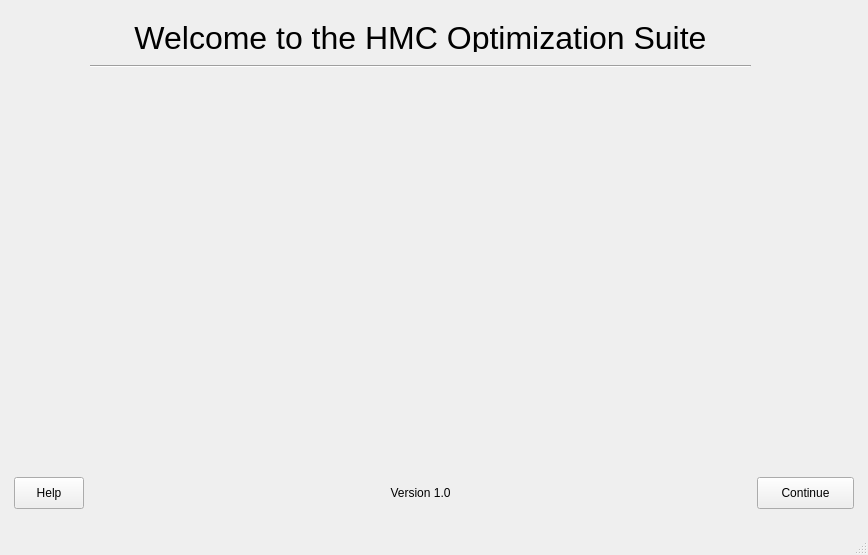
<?xml version="1.0" encoding="UTF-8"?>
<ui version="4.0">
 <class>MainWindow</class>
 <widget class="QMainWindow" name="MainWindow">
  <property name="geometry">
   <rect>
    <x>0</x>
    <y>0</y>
    <width>868</width>
    <height>555</height>
   </rect>
  </property>
  <property name="windowTitle">
   <string>MainWindow</string>
  </property>
  <widget class="QWidget" name="centralwidget">
   <layout class="QGridLayout" name="gridLayout_2">
    <item row="0" column="0">
     <layout class="QGridLayout" name="gridLayout">
      <item row="0" column="1">
       <widget class="QLabel" name="label">
        <property name="sizePolicy">
         <sizepolicy hsizetype="Maximum" vsizetype="Fixed">
          <horstretch>0</horstretch>
          <verstretch>0</verstretch>
         </sizepolicy>
        </property>
        <property name="maximumSize">
         <size>
          <width>751</width>
          <height>29</height>
         </size>
        </property>
        <property name="font">
         <font>
          <pointsize>24</pointsize>
         </font>
        </property>
        <property name="text">
         <string>Welcome to the HMC Optimization Suite</string>
        </property>
        <property name="alignment">
         <set>Qt::AlignCenter</set>
        </property>
       </widget>
      </item>
      <item row="2" column="1">
       <widget class="QLabel" name="hmcWorld">
        <property name="sizePolicy">
         <sizepolicy hsizetype="Maximum" vsizetype="Maximum">
          <horstretch>0</horstretch>
          <verstretch>0</verstretch>
         </sizepolicy>
        </property>
        <property name="maximumSize">
         <size>
          <width>661</width>
          <height>391</height>
         </size>
        </property>
        <property name="text">
         <string/>
        </property>
        <property name="pixmap">
         <pixmap>hmcWorld.png</pixmap>
        </property>
        <property name="scaledContents">
         <bool>true</bool>
        </property>
       </widget>
      </item>
      <item row="3" column="0">
       <widget class="QPushButton" name="pushButtonHelp">
        <property name="sizePolicy">
         <sizepolicy hsizetype="Maximum" vsizetype="Fixed">
          <horstretch>0</horstretch>
          <verstretch>0</verstretch>
         </sizepolicy>
        </property>
        <property name="maximumSize">
         <size>
          <width>70</width>
          <height>32</height>
         </size>
        </property>
        <property name="text">
         <string>Help</string>
        </property>
       </widget>
      </item>
      <item row="3" column="1">
       <widget class="QLabel" name="label_2">
        <property name="text">
         <string>Version 1.0</string>
        </property>
        <property name="alignment">
         <set>Qt::AlignCenter</set>
        </property>
       </widget>
      </item>
      <item row="3" column="2">
       <widget class="QPushButton" name="pushButtonContinueToInput">
        <property name="sizePolicy">
         <sizepolicy hsizetype="Maximum" vsizetype="Fixed">
          <horstretch>0</horstretch>
          <verstretch>0</verstretch>
         </sizepolicy>
        </property>
        <property name="maximumSize">
         <size>
          <width>97</width>
          <height>32</height>
         </size>
        </property>
        <property name="text">
         <string>Continue</string>
        </property>
       </widget>
      </item>
      <item row="1" column="1">
       <widget class="Line" name="line">
        <property name="maximumSize">
         <size>
          <width>751</width>
          <height>16</height>
         </size>
        </property>
        <property name="orientation">
         <enum>Qt::Horizontal</enum>
        </property>
       </widget>
      </item>
     </layout>
    </item>
   </layout>
  </widget>
  <widget class="QMenuBar" name="menubar">
   <property name="geometry">
    <rect>
     <x>0</x>
     <y>0</y>
     <width>868</width>
     <height>22</height>
    </rect>
   </property>
  </widget>
  <widget class="QStatusBar" name="statusbar"/>
 </widget>
 <resources/>
 <connections/>
</ui>
